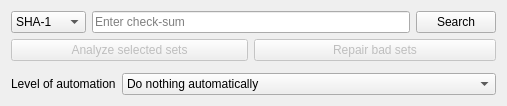
     <widget class="QWidget" name="tabChecksumWizard">
      <attribute name="title">
       <string>Check-sum wizard</string>
      </attribute>
      <layout class="QGridLayout" name="gridLayoutCheckSumWizard" rowstretch="0,0,1,0">
       <item row="0" column="1" colspan="2">
        <widget class="QLineEdit" name="lineEditChecksumWizardHash">
         <property name="sizePolicy">
          <sizepolicy hsizetype="Expanding" vsizetype="Minimum">
           <horstretch>0</horstretch>
           <verstretch>0</verstretch>
          </sizepolicy>
         </property>
         <property name="toolTip">
          <string>Checksum to be searched</string>
         </property>
         <property name="placeholderText">
          <string>Enter check-sum</string>
         </property>
        </widget>
       </item>
       <item row="0" column="3">
        <widget class="QPushButton" name="pushButtonChecksumWizardSearch">
         <property name="sizePolicy">
          <sizepolicy hsizetype="Fixed" vsizetype="Minimum">
           <horstretch>0</horstretch>
           <verstretch>0</verstretch>
          </sizepolicy>
         </property>
         <property name="toolTip">
          <string>Search for the check-sum now</string>
         </property>
         <property name="text">
          <string>Search</string>
         </property>
         <property name="icon">
          <iconset resource="qmc2.qrc">
           <normaloff>:/data/img/filefind.png</normaloff>:/data/img/filefind.png</iconset>
         </property>
         <property name="autoDefault">
          <bool>false</bool>
         </property>
        </widget>
       </item>
       <item row="1" column="0" colspan="2">
        <widget class="QPushButton" name="pushButtonChecksumWizardAnalyzeSelectedSets">
         <property name="enabled">
          <bool>false</bool>
         </property>
         <property name="toolTip">
          <string>Analyze all selected sets in order to qualify them</string>
         </property>
         <property name="text">
          <string>Analyze selected sets</string>
         </property>
         <property name="icon">
          <iconset resource="qmc2.qrc">
           <normaloff>:/data/img/romalyzer.png</normaloff>:/data/img/romalyzer.png</iconset>
         </property>
         <property name="autoDefault">
          <bool>false</bool>
         </property>
        </widget>
       </item>
       <item row="1" column="2" colspan="2">
        <widget class="QPushButton" name="pushButtonChecksumWizardRepairBadSets">
         <property name="enabled">
          <bool>false</bool>
         </property>
         <property name="toolTip">
          <string>Repair selected 'bad' sets using the file from the first selected 'good' set (at least 1 good and 1 bad set must be selected)</string>
         </property>
         <property name="text">
          <string>Repair bad sets</string>
         </property>
         <property name="icon">
          <iconset resource="qmc2.qrc">
           <normaloff>:/data/img/configure.png</normaloff>:/data/img/configure.png</iconset>
         </property>
         <property name="autoDefault">
          <bool>false</bool>
         </property>
        </widget>
       </item>
       <item row="2" column="0" colspan="4">
        <widget class="QTreeWidget" name="treeWidgetChecksumWizardSearchResult">
         <property name="sizePolicy">
          <sizepolicy hsizetype="Expanding" vsizetype="Ignored">
           <horstretch>0</horstretch>
           <verstretch>0</verstretch>
          </sizepolicy>
         </property>
         <property name="toolTip">
          <string>Search results for the current check-sum</string>
         </property>
         <property name="selectionMode">
          <enum>QAbstractItemView::ExtendedSelection</enum>
         </property>
         <property name="selectionBehavior">
          <enum>QAbstractItemView::SelectRows</enum>
         </property>
         <property name="rootIsDecorated">
          <bool>false</bool>
         </property>
         <property name="uniformRowHeights">
          <bool>true</bool>
         </property>
         <property name="itemsExpandable">
          <bool>false</bool>
         </property>
         <property name="sortingEnabled">
          <bool>true</bool>
         </property>
         <property name="allColumnsShowFocus">
          <bool>true</bool>
         </property>
         <column>
          <property name="text">
           <string>ID</string>
          </property>
         </column>
         <column>
          <property name="text">
           <string>File name</string>
          </property>
         </column>
         <column>
          <property name="text">
           <string>Status</string>
          </property>
         </column>
         <column>
          <property name="text">
           <string>Type</string>
          </property>
         </column>
         <column>
          <property name="text">
           <string>Path</string>
          </property>
         </column>
        </widget>
       </item>
       <item row="3" column="0" colspan="4">
        <layout class="QHBoxLayout" name="horizontalLayout_4">
         <item>
          <widget class="QLabel" name="labelChecksumWizardAutomationLevel">
           <property name="text">
            <string>Level of automation</string>
           </property>
          </widget>
         </item>
         <item>
          <widget class="QComboBox" name="comboBoxChecksumWizardAutomationLevel">
           <property name="sizePolicy">
            <sizepolicy hsizetype="Expanding" vsizetype="Fixed">
             <horstretch>0</horstretch>
             <verstretch>0</verstretch>
            </sizepolicy>
           </property>
           <property name="toolTip">
            <string>Choose the level of automated wizard operations</string>
           </property>
           <item>
            <property name="text">
             <string>Do nothing automatically</string>
            </property>
           </item>
           <item>
            <property name="text">
             <string>Automatically select matches</string>
            </property>
           </item>
           <item>
            <property name="text">
             <string>Automatically select matches and analyze sets</string>
            </property>
           </item>
           <item>
            <property name="text">
             <string>Automatically select matches, analyze sets and repair bad ones</string>
            </property>
           </item>
          </widget>
         </item>
        </layout>
       </item>
       <item row="0" column="0">
        <widget class="QComboBox" name="comboBoxChecksumWizardHashType">
         <property name="sizePolicy">
          <sizepolicy hsizetype="Fixed" vsizetype="Minimum">
           <horstretch>0</horstretch>
           <verstretch>0</verstretch>
          </sizepolicy>
         </property>
         <property name="toolTip">
          <string>Select the check-sum type</string>
         </property>
         <item>
          <property name="text">
           <string>SHA-1</string>
          </property>
         </item>
         <item>
          <property name="text">
           <string>CRC-32</string>
          </property>
         </item>
        </widget>
       </item>
      </layout>
     </widget>
